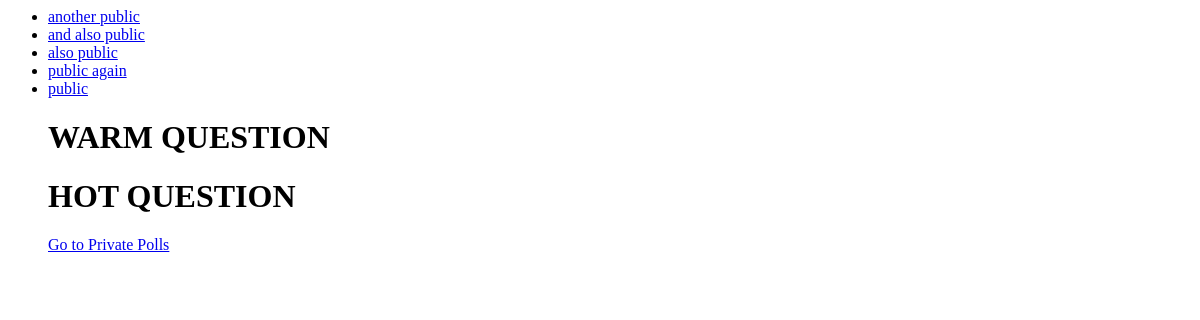
The app's page /, older data.
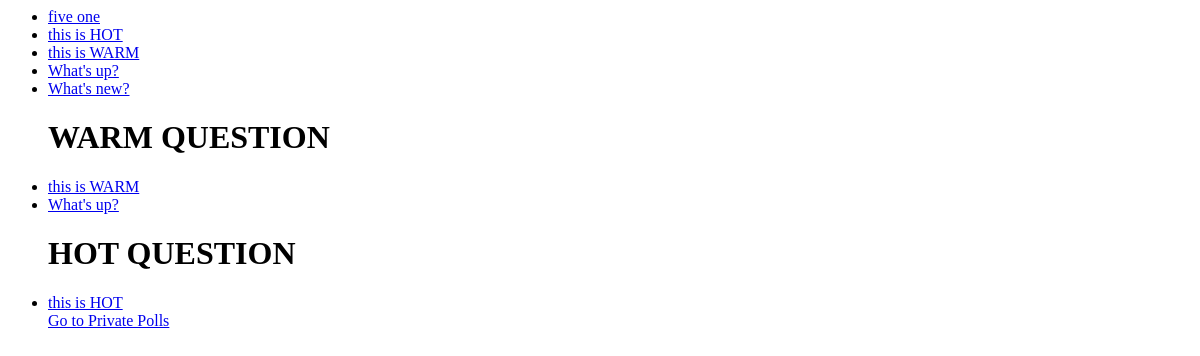
The same page, newer data.
### polls/models.py (models this page shows, shortened)
class Question(models.Model):
    question_text = models.CharField(max_length=200)
    pub_date = models.DateTimeField("date published")

### polls/views.py (the view)
# urls.py: path("", views.IndexView.as_view(), name="index"),
class IndexView(generic.ListView):
    template_name = "polls/index.html"
    context_object_name = "latest_question_list"
    def get_queryset(self):
        return Question.objects.filter(pub_date__lte=timezone.now()).order_by("-pub_date")[
        :5
    ]

### polls/templates/polls/index.html
{% if latest_question_list %}
    <ul>
    {% for question in latest_question_list %}
    <li><a href="{% url 'polls:detail' question.id %}">{{ question.question_text }}</a></li>
    {% endfor %}
    <h1>WARM QUESTION</h1>
        {% for question in latest_question_list %}
            {% for choice in question.choice_set.all %}
                {% if choice.votes >= 10 and choice.votes < 50 %}
                    <li><a href="{% url 'polls:detail' question.id %}">{{ question.question_text }}</a></li>
                {% endif %}
            {% endfor %}
        {% endfor %}
    <h1>HOT QUESTION</h1>
        {% for question in latest_question_list %}
            {% for choice in question.choice_set.all %}
                {% if choice.votes > 50 %}
                    <li><a href="{% url 'polls:detail' question.id %}">{{ question.question_text }}</a></li>
                {% endif %}
            {% endfor %}
        {% endfor %}
    <a href="{% url 'private:index'%}">Go to Private Polls</a>
    </ul>
{% else %}
    <p>No polls are available.</p>
{% endif %}

Row changes from the older to the newer data that the page shows:
removed Question: question_text "another public"
removed Question: question_text "and also public"
removed Question: question_text "also public"
removed Question: question_text "public again"
removed Question: question_text "public"
now on this page (row unchanged): Question: question_text "five one"
now on this page (row unchanged): Question: question_text "this is HOT"
now on this page (row unchanged): Question: question_text "this is WARM"
now on this page (row unchanged): Question: question_text "What's up?"
now on this page (row unchanged): Question: question_text "What's new?"
